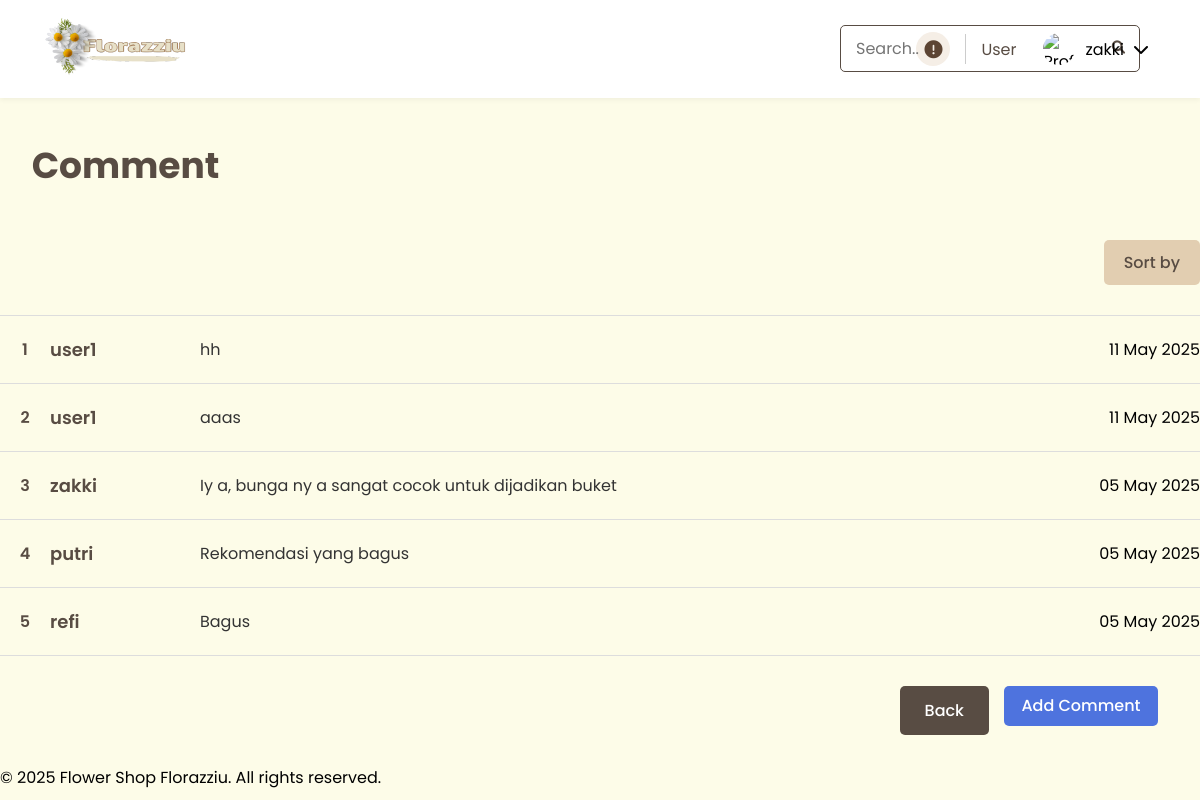
The app's page /flower_shop/products/comments.php?id=1 (signed in) with its own data.
### tables this page shows
CREATE TABLE `comments` (
  `id` int(11) NOT NULL,
  `product_id` int(11) NOT NULL,
  `user_id` int(11) NOT NULL,
  `comment` text NOT NULL,
  `rating` tinyint(1) DEFAULT NULL,
  `created_at` timestamp NOT NULL DEFAULT current_timestamp(),
  `updated_at` timestamp NOT NULL DEFAULT current_timestamp() ON UPDATE current_timestamp(),
  `username` varchar(255) NOT NULL
);

CREATE TABLE `users` (
  `id` int(11) NOT NULL,
  `username` varchar(50) NOT NULL,
  `password` varchar(255) NOT NULL,
  `email` varchar(100) NOT NULL,
  `full_name` varchar(100) DEFAULT NULL,
  `profile_picture` varchar(255) DEFAULT NULL,
  `created_at` timestamp NOT NULL DEFAULT current_timestamp(),
  `updated_at` timestamp NOT NULL DEFAULT current_timestamp() ON UPDATE current_timestamp(),
  `role` enum('user','admin') DEFAULT 'user'
);

### flower_shop/products/comments.php (the view, shortened to what this page needs)
<?php
include '../includes/header.php';
require '../config/database.php';
$product_id = $_GET['id'] ?? 0;
$sort = $_GET['sort'] ?? 'newest';
$orderBy = match($sort) {
    'a-z' => 'users.username ASC',
    'z-a' => 'users.username DESC',
    'oldest' => 'comments.created_at ASC',
    default => 'comments.created_at DESC'
};
$stmt = $pdo->prepare("
    SELECT comments.*, users.username
    FROM comments
    JOIN users ON comments.user_id = users.id
    WHERE comments.product_id = ?
    ORDER BY $orderBy
");
$stmt->execute([$product_id]);
$comments = $stmt->fetchAll(PDO::FETCH_ASSOC);
?>
<main>
    <div class="container">
        <h1 class="comments-title">Comment</h1>
        <div class="comments-filter">
            <div class="filter-dropdown">
                <button class="filter-btn">Sort by</button>
            </div>
        </div>
        <div class="comments-table">
            <?php if (!empty($comments)): ?>
                <?php foreach ($comments as $index => $comment): ?>
                    <div class="comment-item">
                        <div class="comment-number"><?= $index + 1 ?></div>
                        <div class="comment-user"><?= htmlspecialchars($comment['username']) ?></div>
                        <div class="comment-text"><?= htmlspecialchars($comment['comment']) ?></div>
                        <div class="comment-date"><?= date('d M Y', strtotime($comment['created_at'])) ?></div>
                    </div>
                <?php endforeach; ?>
            <?php else: ?>
                <div class="no-comments">Belum ada komentar.</div>
            <?php endif; ?>
        </div>
        <div class="comments-actions">
            <a href="product-detail.php?id=<?= $product_id ?>" class="back-btn">Back</a>
            <a href="add-comment.php?id=<?= $product_id ?>" class="add-comment-btn">Add Comment</a>
        </div>
    </div>
</main>
<?php include '../includes/footer.php'; ?>

### flower_shop/assets/css/style.css (style rules this page uses)
* { margin: 0; padding: 0; box-sizing: border-box; font-family: 'Poppins', sans-serif; }
body { background-color: #FDFCE8; }
.filter-dropdown { position: relative; display: inline-block; }
.filter-btn { background-color: #E2CEB1; color: #584C43; padding: 10px 20px; border: none; border-radius: 5px; cursor: pointer; font-weight: 500; font-size: 16px; }
.comments-title, .add-comment-title { color: #584C43; font-size: 36px; font-weight: 700; margin: 40px 0 30px; text-align: center; }
.comments-title { width: 251px; height: 72px; }
.comments-filter { margin: 0 0 30px; display: flex; justify-content: flex-end; }
.comments-table { margin: 30px 0; border-top: 1px solid #ddd; }
.comment-item { display: flex; padding: 20px 0; border-bottom: 1px solid #ddd; align-items: center; }
.comment-number { width: 50px; font-weight: 600; font-size: 16px; color: #584C43; text-align: center; }
.comment-user { width: 150px; font-weight: 600; font-size: 18px; color: #584C43; }
.comment-text { flex: 1; font-size: 16px; color: #333; }
.comments-actions, .form-actions { display: flex; justify-content: flex-end; gap: 15px; margin: 30px 42px; }
.back-btn, .cancel-btn { background-color: #584C43; color: white; padding: 12px 25px; border: none; border-radius: 5px; font-size: 16px; font-weight: 500; cursor: pointer; transition: all 0.3s; text-decoration: none; display: inline-block; }
.add-comment-btn, .submit-btn { background-color: #4E73DE; color: #FFFFFF; height: 40px; border-radius: 5px; display: flex; align-items: center; justify-content: center; font-weight: 500; font-size: 16px; line-height: 100%; letter-spacing: 0%; text-decoration: none; transition: all 0.3s; padding: 0 15px; }
.add-comment-btn { width: 154px; }

### records on screen
comments: user.username "user1", comment "hh", created_at "11 May 2025"
comments: user.username "user1", comment "aaas", created_at "11 May 2025"
comments: user.username "zakki", comment "Iy a, bunga ny a sangat cocok untuk dijadikan buket", created_at "05 May 2025"
comments: user.username "putri", comment "Rekomendasi yang bagus", created_at "05 May 2025"
comments: user.username "refi", comment "Bagus", created_at "05 May 2025"

### other values on screen
$_SESSION['username'] "zakki"
